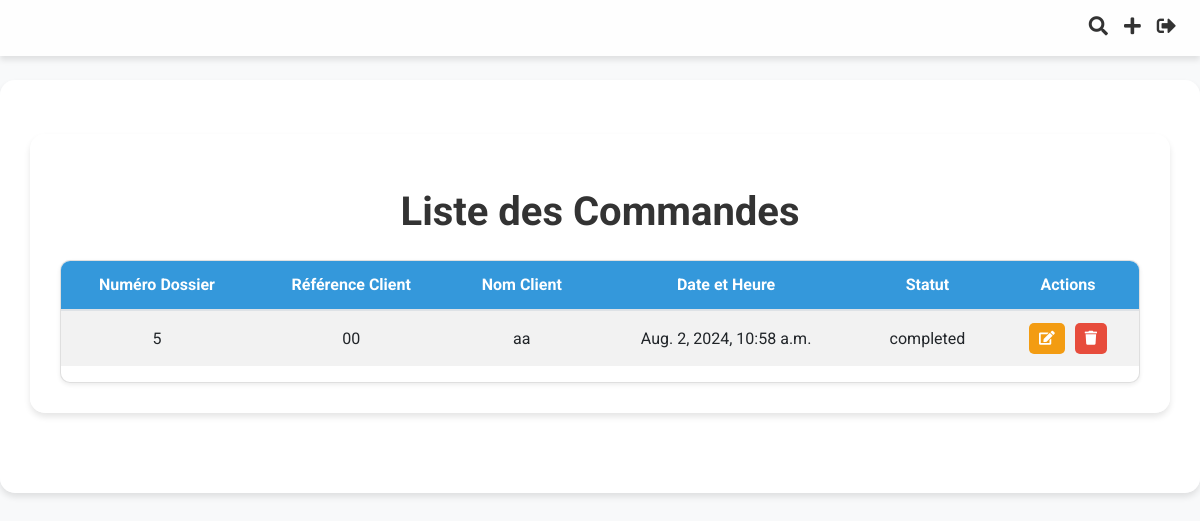
The page /application/commandes/ (signed in) on the database as committed earlier.
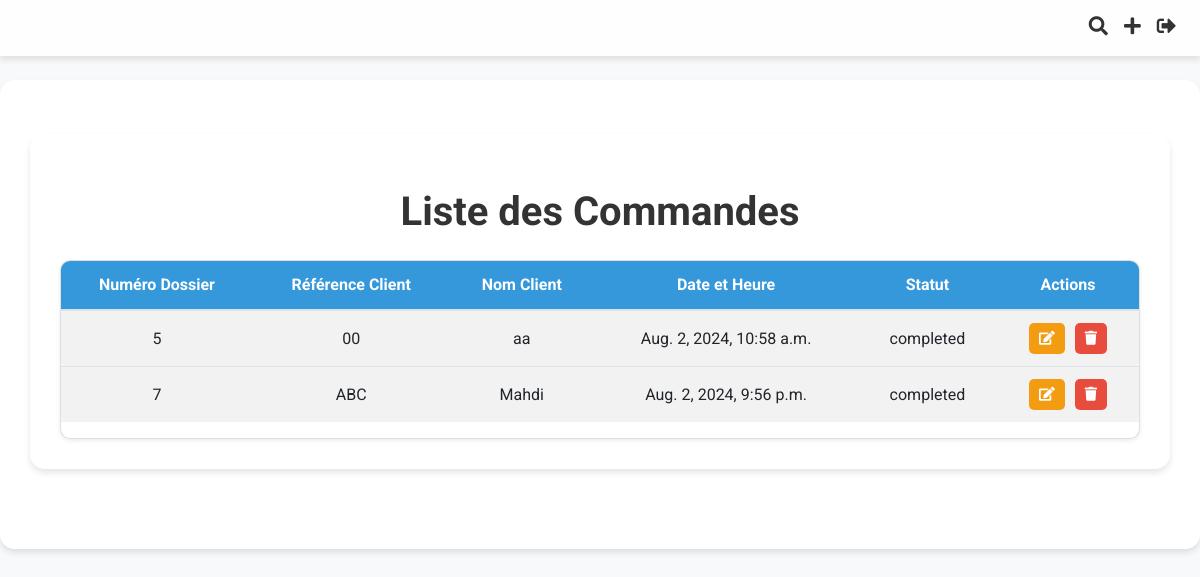
The same page on the database as committed later.
### Application/models.py (models this page shows, shortened)
class Commande(models.Model):
    order_id = models.AutoField(primary_key=True)  # Auto-incremented primary key
    date_time = models.DateTimeField(auto_now_add=True)
    company_reference_number = models.CharField(max_length=100)
    client_name = models.CharField(max_length=100, default="")  # New field
    adresse = models.CharField(max_length=255, blank=True, null=True)
    email = models.EmailField(blank=True, null=True)
    fax = models.CharField(max_length=50, blank=True, null=True)
    ice = models.CharField(max_length=50, blank=True, null=True)
    infographiste = models.CharField(max_length=100, blank=True, null=True)
    order_status = models.CharField(max_length=50, choices=[ ('draft', 'Draft'),
        ('completed', 'Completed'),
        ('devis', 'Devis'),
        ('facture', 'Facture'),
        ('bon_livraison', 'Bon de Livraison'),
        ('situation_client', 'Situation Client')
    ])
    bc_number = models.CharField(max_length=50, blank=True, null=True)  # New field for BC number
    date_bc = models.DateField(blank=True, null=True)
    devis_numero = models.PositiveIntegerField(unique=True, null=True, blank=True)
    bl_numero = models.PositiveIntegerField(unique=True, null=True, blank=True)
    facture_numero = models.PositiveIntegerField(unique=True, null=True, blank=True)
    facture_status = models.CharField(max_length=50, choices=[
        ('no_facture', 'Pas de Facture'),
        ('facture_termine', 'Facture Terminée')
    ], default='pas de facture')
    remarque = models.CharField(max_length=50, choices=[
        ('paye', 'Payé'),
        ('non_paye', 'Non Payé')
    ], default='non payé')
    devis_status = models.CharField(max_length=50, choices=[
        ('no_devis', 'Pas de Devis'),
        ('devis_termine', 'Devis Terminé')
    ], default='pas de devis')
    bl_status = models.CharField(max_length=50, choices=[
        ('no_bl', 'Pas de bon_livraison'),
        ('bl_termine', 'bon_livraison Terminé')
    ], default='pas de bon_livraison')
    designations_data = models.JSONField(default=list)  # Renamed field
    options_data = models.JSONField(default=dict)

### Application/views.py (the view)
# urls.py: path('commandes/', views.liste_commandes, name='liste_commandes'),
@login_required
def liste_commandes(request):
    query = request.GET.get('q')
    if query:
        commandes = Commande.objects.filter(
            Q(order_id__icontains=query) |
            Q(client_name__icontains=query)
        )
    else:
        commandes = Commande.objects.filter(order_status__in=['draft', 'completed'])
    is_assistant = request.user.groups.filter(name='Assistants').exists()
    return render(request, 'Application/liste_commandes.html', {'commandes': commandes, 'is_assistant': is_assistant})

### Application/templates/Application/liste_commandes.html (shortened to what this page needs)
{% extends "base.html" %}
{% block content %}
<div class="container mt-4">
    <h1 class="text-center header-title my-4">Liste des Commandes</h1>
    <div class="card shadow-sm custom-table">
                <table class="table table-striped">
                    <thead>
                        <tr>
                            <th>Numéro Dossier</th>
                            <th>Référence Client</th>
                            <th>Nom Client</th>
                            <th>Date et Heure</th>
                            <th>Statut</th>
                            <th>Actions</th>
                        </tr>
                    </thead>
                    <tbody>
                        {% if commandes %}
                            {% for commande in commandes %}
                                <tr>
                                    <td>{{ commande.order_id }}</td>
                                    <td>{{ commande.company_reference_number }}</td>
                                    <td>{{ commande.client_name }}</td>
                                    <td>{{ commande.date_time }}</td>
                                    <td>{{ commande.order_status }}</td>
                                    <td>
                                        <div class="btn-container">
                                            <a href="{% url 'modifier_commande' commande.pk %}" class="btn btn-sm btn-custom-warning">
                                                <i class="fas fa-edit"></i>
                                            </a>
                                            <a href="{% url 'supprimer_commande' commande.pk %}" class="btn btn-sm btn-custom-danger" onclick="return confirm('Etes-vous sûr de vouloir supprimer cette commande?');">
                                                <i class="fas fa-trash"></i>
                                            </a>
                                        </div>
                                    </td>
                                </tr>
                            {% endfor %}
                        {% else %}
                            <tr>
                                <td colspan="6" class="text-center">Aucune commande disponible.</td>
                            </tr>
                        {% endif %}
                    </tbody>
                </table>
        </div>
</div>
{% endblock %}

Rows that differ between the two databases and show on the page:
added Commande: order_id "7", company_reference_number "ABC", client_name "Mahdi", date_time "Aug. 2, 2024, 9:56 p.m.", order_status "completed"
